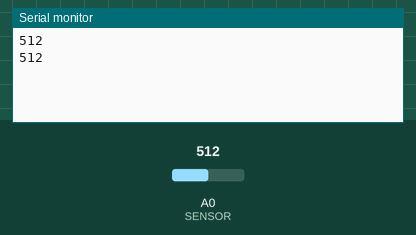
Simulated run of this sketch. Board: Arduino Uno, built with avr-gcc and run on an emulated ATmega328P. Parts: the last lines printed to the serial monitor. Inputs (shaded band) come from the test bench; at power-on: A0 (SENSOR) = 512.

Above: at 1.8 s.
1.9 s: A0 (SENSOR) set to 716
At 2.5 s:
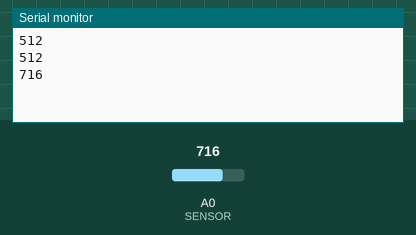
3.4 s: A0 (SENSOR) set to 900
At 4.8 s:
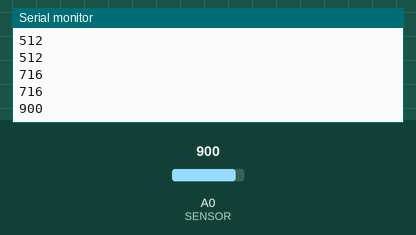
Timing chart, 0 to 6.4 s (numbered marks = the images above; inputs shaded):
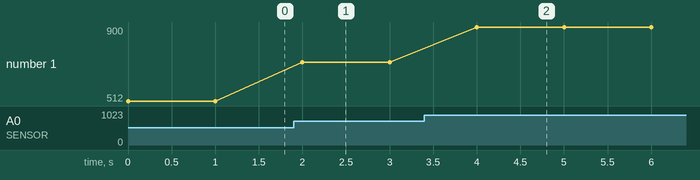

The sketch:

Example07.ino
```cpp
// Example 07: アナログ入力ピン0の値をコンピュータに送る
// アップロード後に「Serial Monitor」ボタンを押すこと

const int SENSOR = 0;
int val = 0;

void setup() {
  Serial.begin(9800);
}

void loop() {
  val = analogRead(SENSOR);
  Serial.println(val);
  delay(1000);
}
```

Measured:
- after the input at 1.9 s, the serial monitor: prints a new line after 0.10 s (image 1)
- after the input at 3.4 s, the serial monitor: prints a new line after 0.60 s (image 2)
- plotted number 1: 512 → 716 after the input at 1.9 s, 716 → 900 after the input at 3.4 s
